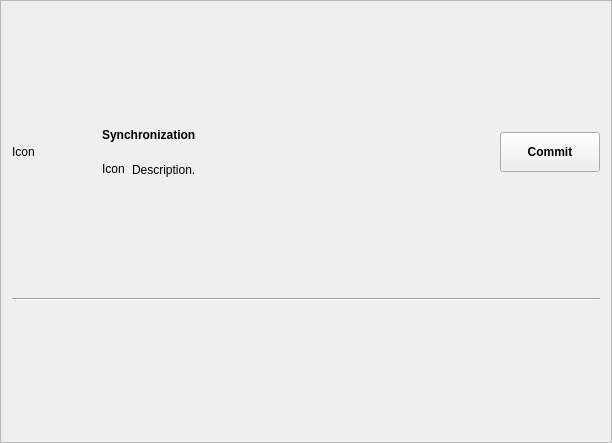
<?xml version="1.0" encoding="UTF-8"?>
<ui version="4.0">
 <class>FrameSyncGroupCommitFile</class>
 <widget class="QFrame" name="FrameSyncGroupCommitFile">
  <property name="geometry">
   <rect>
    <x>0</x>
    <y>0</y>
    <width>612</width>
    <height>443</height>
   </rect>
  </property>
  <property name="windowTitle">
   <string>Commit</string>
  </property>
  <property name="frameShape">
   <enum>QFrame::StyledPanel</enum>
  </property>
  <property name="frameShadow">
   <enum>QFrame::Raised</enum>
  </property>
  <layout class="QVBoxLayout" name="verticalLayout">
   <item>
    <layout class="QHBoxLayout" name="horizontalLayout">
     <item>
      <widget class="QLabel" name="labelIcon">
       <property name="sizePolicy">
        <sizepolicy hsizetype="Fixed" vsizetype="Fixed">
         <horstretch>0</horstretch>
         <verstretch>0</verstretch>
        </sizepolicy>
       </property>
       <property name="minimumSize">
        <size>
         <width>64</width>
         <height>64</height>
        </size>
       </property>
       <property name="maximumSize">
        <size>
         <width>64</width>
         <height>64</height>
        </size>
       </property>
       <property name="text">
        <string>Icon</string>
       </property>
      </widget>
     </item>
     <item>
      <spacer name="horizontalSpacer_9">
       <property name="orientation">
        <enum>Qt::Horizontal</enum>
       </property>
       <property name="sizeType">
        <enum>QSizePolicy::Fixed</enum>
       </property>
       <property name="sizeHint" stdset="0">
        <size>
         <width>20</width>
         <height>20</height>
        </size>
       </property>
      </spacer>
     </item>
     <item>
      <layout class="QVBoxLayout" name="verticalLayout_5">
       <item>
        <widget class="QLabel" name="labelTitle">
         <property name="sizePolicy">
          <sizepolicy hsizetype="Preferred" vsizetype="Preferred">
           <horstretch>0</horstretch>
           <verstretch>0</verstretch>
          </sizepolicy>
         </property>
         <property name="font">
          <font>
           <weight>75</weight>
           <bold>true</bold>
          </font>
         </property>
         <property name="text">
          <string>Synchronization</string>
         </property>
        </widget>
       </item>
       <item>
        <layout class="QHBoxLayout" name="horizontalLayout_9">
         <item>
          <widget class="QLabel" name="labelInfoIcon">
           <property name="sizePolicy">
            <sizepolicy hsizetype="Fixed" vsizetype="Preferred">
             <horstretch>0</horstretch>
             <verstretch>0</verstretch>
            </sizepolicy>
           </property>
           <property name="minimumSize">
            <size>
             <width>24</width>
             <height>24</height>
            </size>
           </property>
           <property name="maximumSize">
            <size>
             <width>24</width>
             <height>24</height>
            </size>
           </property>
           <property name="text">
            <string>Icon</string>
           </property>
          </widget>
         </item>
         <item>
          <widget class="QLabel" name="labelDesc">
           <property name="text">
            <string>Description.</string>
           </property>
          </widget>
         </item>
         <item>
          <spacer name="horizontalSpacer_2">
           <property name="orientation">
            <enum>Qt::Horizontal</enum>
           </property>
           <property name="sizeHint" stdset="0">
            <size>
             <width>40</width>
             <height>20</height>
            </size>
           </property>
          </spacer>
         </item>
        </layout>
       </item>
      </layout>
     </item>
     <item>
      <widget class="QPushButton" name="pushButtonCommit">
       <property name="minimumSize">
        <size>
         <width>100</width>
         <height>40</height>
        </size>
       </property>
       <property name="font">
        <font>
         <weight>75</weight>
         <bold>true</bold>
        </font>
       </property>
       <property name="text">
        <string>Commit</string>
       </property>
      </widget>
     </item>
    </layout>
   </item>
   <item>
    <widget class="Line" name="line">
     <property name="orientation">
      <enum>Qt::Horizontal</enum>
     </property>
    </widget>
   </item>
   <item>
    <layout class="QVBoxLayout" name="verticalLayoutServers"/>
   </item>
   <item>
    <layout class="QHBoxLayout" name="horizontalLayout_3">
     <item>
      <layout class="QVBoxLayout" name="verticalLayoutCommonFolder"/>
     </item>
     <item>
      <spacer name="horizontalSpacer">
       <property name="orientation">
        <enum>Qt::Horizontal</enum>
       </property>
       <property name="sizeHint" stdset="0">
        <size>
         <width>40</width>
         <height>20</height>
        </size>
       </property>
      </spacer>
     </item>
     <item>
      <layout class="QHBoxLayout" name="horizontalLayoutRefresh"/>
     </item>
    </layout>
   </item>
   <item>
    <layout class="QHBoxLayout" name="horizontalLayout_2">
     <item>
      <layout class="QVBoxLayout" name="verticalLayoutSyncFile"/>
     </item>
     <item>
      <layout class="QVBoxLayout" name="verticalLayoutTransferFile"/>
     </item>
    </layout>
   </item>
  </layout>
 </widget>
 <resources/>
 <connections/>
</ui>
